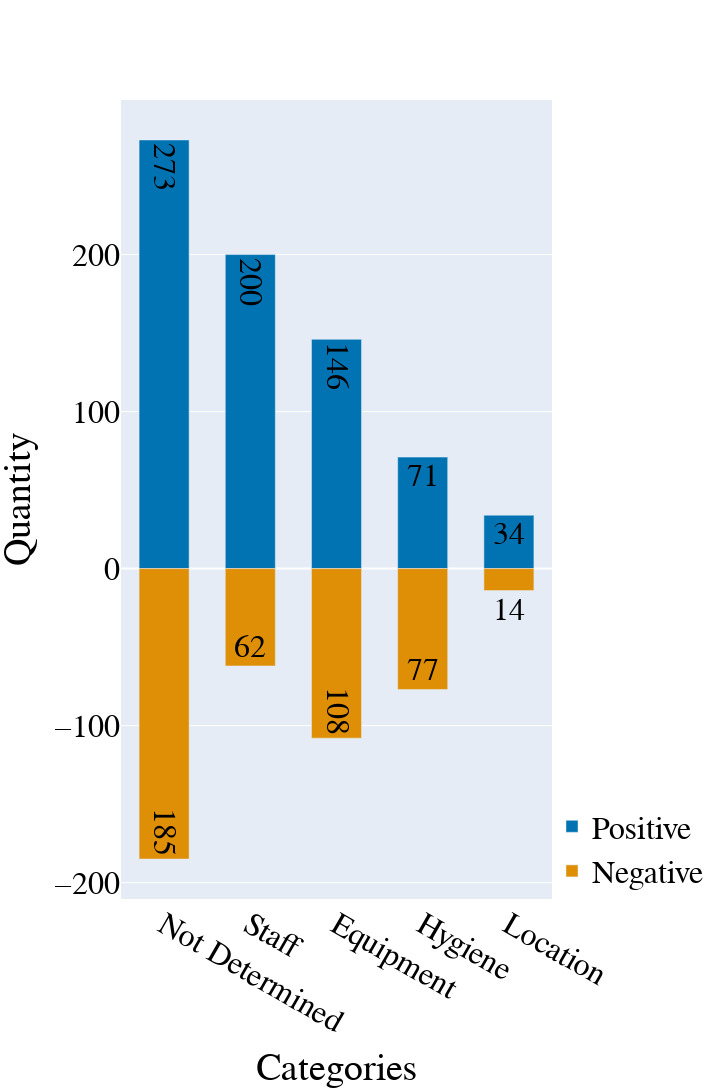

Source (notebook cell):
### Code cell
vertical_diverging_bar(df_vis["idx"], df_vis["positive_abs"],df_vis["negative_abs"], x_label="Categories",y_label="Quantity")

### Figure 1 — Plotly figure (JSON) as saved in the notebook; plotly's stock layout.template omitted (floating-point values rounded to 4 significant figures)
{"data": [{"customdata": [273, 200, 146, 71, 34], "hovertemplate": "%{y}: %{x}", "marker": {"color": "#0173b2"}, "name": "Positive", "orientation": "v", "text": [273, 200, 146, 71, 34], "textfont": {"color": "Black", "family": "Times New Roman", "size": 32}, "type": "bar", "x": ["Not Determined", "Staff", "Equipment", "Hygiene", "Location"], "y": [273, 200, 146, 71, 34]}, {"customdata": [185, 62, 108, 77, 14], "hovertemplate": "%{y}: %{customdata}", "marker": {"color": "#de8f05"}, "name": "Negative", "orientation": "v", "text": [185, 62, 108, 77, 14], "textfont": {"color": "Black", "family": "Times New Roman", "size": 32}, "type": "bar", "x": ["Not Determined", "Staff", "Equipment", "Hygiene", "Location"], "y": [-185, -62, -108, -77, -14]}], "layout": {"bargap": 0.42, "barmode": "relative", "font": {"color": "Black", "family": "Times New Roman", "size": 32}, "height": 1280, "legend": {"orientation": "v", "x": 1, "y": 0}, "width": 720, "xaxis": {"tickfont": {"size": 32}, "title": {"text": "Categories"}}, "yaxis": {"title": {"text": "Quantity"}}}}
